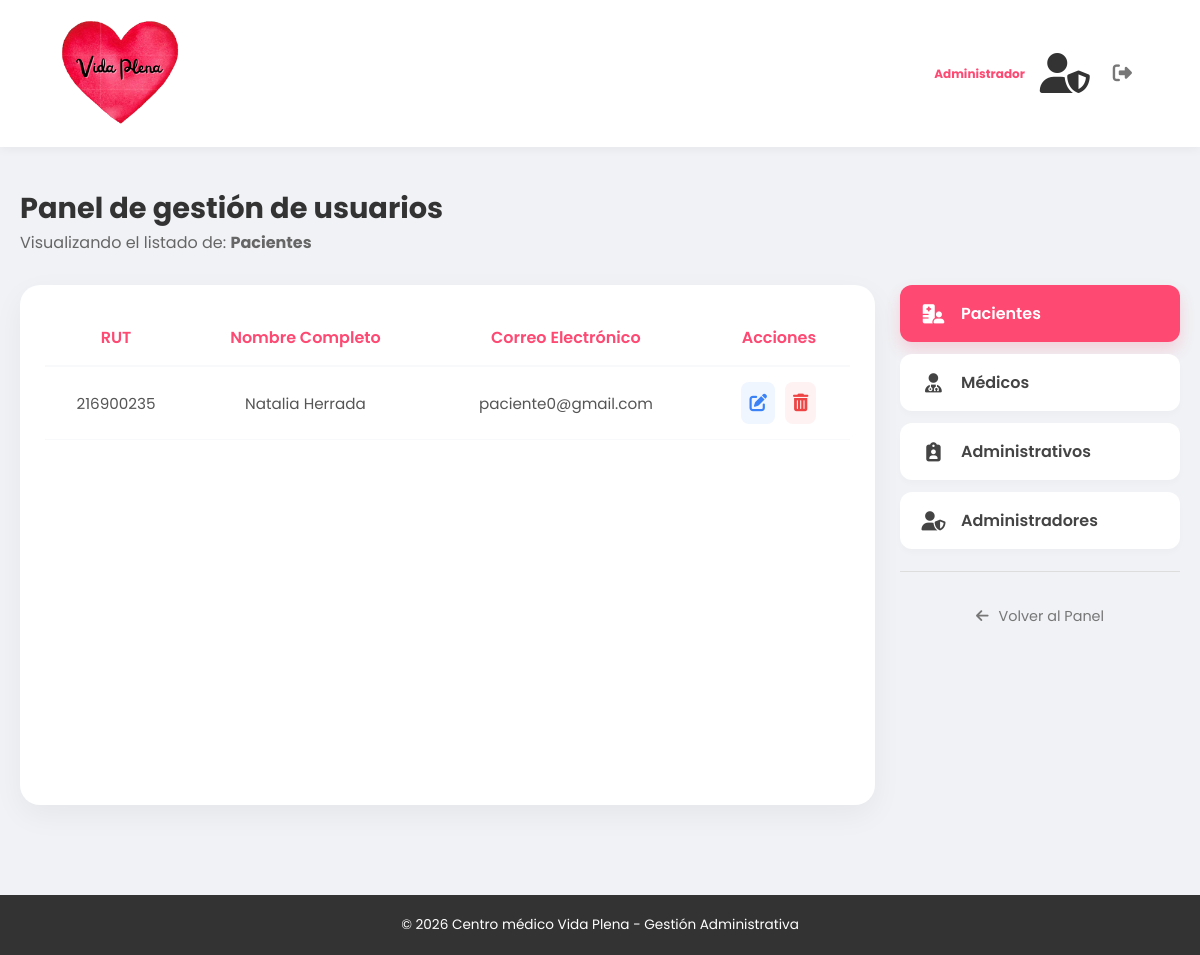
/gestion-usuarios/ (signed in), run on the app's committed database.
### core/models.py (models this page shows, shortened)
class Paciente(models.Model):
    genero = models.ForeignKey(Genero, on_delete=models.CASCADE, null=True, blank=True)
    rol = models.ForeignKey(Rol, on_delete=models.CASCADE, null=True, blank=True)
    correo_paciente = models.EmailField(unique=True)
    password_paciente = models.CharField(max_length=128)
    rut_paciente = models.CharField(max_length=9, unique=True)
    nombre_paciente = models.CharField(max_length=50)
    apellido_paciente = models.CharField(max_length=50)
    fecha_nacimiento_paciente = models.DateField()
    residencia_paciente = models.CharField(max_length=100)
    telefono_paciente = models.CharField(max_length=15)
    class Meta:
        verbose_name = "Paciente"
        verbose_name_plural = "Pacientes"

### core/views.py (the view)
# urls.py: path('gestion-usuarios/', ver_usuarios, name='ver_usuarios'),
def ver_usuarios(request):
    if not request.session.get('usuario_id') or request.session.get('rol_id') != 4:
        request.session.flush()
        return redirect('login')
    tipo = request.GET.get('tipo', 'pacientes')
    usuarios = []
    if tipo == 'pacientes':
        usuarios = Paciente.objects.all()
    elif tipo == 'medicos':
        usuarios = Medico.objects.select_related('especialidad').all()
    elif tipo == 'administrativos':
        usuarios = Administrativo.objects.all()
    elif tipo == 'administradores':
        usuarios = Administrador.objects.all()
    datos = {
        'usuarios': usuarios,
        'tipo': tipo,
    }
    return render(request, 'usuarios.html', datos)

### core/templates/usuarios.html (shortened to what this page needs)
{% load static %}
<!DOCTYPE html>
<html lang="es">
<head>
    <link rel="stylesheet" href="{% static 'panel-global.css' %}">
    <link rel="stylesheet" href="{% static 'usuarios.css' %}">
    <link rel="stylesheet" href="https://cdnjs.cloudflare.com/ajax/libs/font-awesome/6.4.0/css/all.min.css">
</head>
<body class="cuerpo-panel">
    <header class="nav-contenedor">
        <div class="logo">
            <img src="{% static 'icons/logo.png' %}" alt="logo">
        </div>
        <div class="usuario-contenedor">
            <div class="info-usuario">
                <p>Administrador</p>
            </div>
            <div class="avatar-usuario">
                <i class="fa-solid fa-user-shield"></i>
            </div>
            <a href="{% url 'logout' %}" class="btn-salir" title="Cerrar sesión">
                <i class="fa-solid fa-right-from-bracket"></i>
            </a>
        </div>
    </header>
    <main class="contenedor-panel">
        <section class="bienvenida">
            <h1>Panel de gestión de usuarios</h1>
            <p>Visualizando el listado de: <strong>{{ tipo|capfirst }}</strong></p>
        </section>
        <div class="layout-gestion">
            <div class="seccion-tabla">
                <table class="tabla-usuarios">
                    <thead>
                        <tr>
                            <th>RUT</th>
                            <th>Nombre Completo</th>
                            <th>Correo Electrónico</th>
                            <th>Acciones</th>
                        </tr>
                    </thead>
                    <tbody>
                        {% for u in usuarios %}
                        <tr>
                            <td>
                                {% if tipo == 'pacientes' %}{{ u.rut_paciente }}
                                {% elif tipo == 'medicos' %}{{ u.rut_medico }}
                                {% elif tipo == 'administrativos' %}{{ u.rut_administrativo }}
                                {% else %}{{ u.rut_administrador }}{% endif %}
                            </td>
                            <td>
                                {% if tipo == 'pacientes' %}{{ u.nombre_paciente }} {{ u.apellido_paciente }}
                                {% elif tipo == 'medicos' %}{{ u.nombre_medico }} {{ u.apellido_medico }}
                                {% elif tipo == 'administrativos' %}{{ u.nombre_administrativo }} {{ u.apellido_administrativo }}
                                {% else %}{{ u.nombre_administrador }} {{ u.apellido_administrador }}{% endif %}
                            </td>
                            <td>
                                {% if tipo == 'pacientes' %}{{ u.correo_paciente }}
                                {% elif tipo == 'medicos' %}{{ u.correo_medico }}
                                {% elif tipo == 'administrativos' %}{{ u.correo_administrativo }}
                                {% else %}{{ u.correo_administrador }}{% endif %}
                            </td>
                            <td>
                                <div class="contenedor-acciones">
                                    <button class="btn-accion editar" title="Editar"
                                        onclick="abrirModal(
                                            '{% if tipo == 'pacientes' %}{{ u.rut_paciente }}{% elif tipo == 'medicos' %}{{ u.rut_medico }}{% elif tipo == 'administrativos' %}{{ u.rut_administrativo }}{% else %}{{ u.rut_administrador }}{% endif %}',
                                            '{% if tipo == 'pacientes' %}{{ u.nombre_paciente }}{% elif tipo == 'medicos' %}{{ u.nombre_medico }}{% elif tipo == 'administrativos' %}{{ u.nombre_administrativo }}{% else %}{{ u.nombre_administrador }}{% endif %}',
                                            '{% if tipo == 'pacientes' %}{{ u.apellido_paciente }}{% elif tipo == 'medicos' %}{{ u.apellido_medico }}{% elif tipo == 'administrativos' %}{{ u.apellido_administrativo }}{% else %}{{ u.apellido_administrador }}{% endif %}',
                                            '{% if tipo == 'pacientes' %}{{ u.correo_paciente }}{% elif tipo == 'medicos' %}{{ u.correo_medico }}{% elif tipo == 'administrativos' %}{{ u.correo_administrativo }}{% else %}{{ u.correo_administrador }}{% endif %}'
                                        )">
                                        <i class="fa-solid fa-pen-to-square"></i>
                                    </button>
                                    {% if tipo == 'pacientes' %}
                                        <a href="{% url 'eliminar_usuario' tipo u.rut_paciente %}" class="btn-accion eliminar" onclick="return confirm('¿Eliminar paciente?');"><i class="fa-solid fa-trash-can"></i></a>
                                    {% elif tipo == 'medicos' %}
                                        <a href="{% url 'eliminar_usuario' tipo u.rut_medico %}" class="btn-accion eliminar" onclick="return confirm('¿Eliminar médico?');"><i class="fa-solid fa-trash-can"></i></a>
                                    {% elif tipo == 'administrativos' %}
                                        <a href="{% url 'eliminar_usuario' tipo u.rut_administrativo %}" class="btn-accion eliminar" onclick="return confirm('¿Eliminar administrativo?');"><i class="fa-solid fa-trash-can"></i></a>
                                    {% else %}
                                        <a href="{% url 'eliminar_usuario' tipo u.rut_administrador %}" class="btn-accion eliminar" onclick="return confirm('¿Eliminar administrador?');"><i class="fa-solid fa-trash-can"></i></a>
                                    {% endif %}
                                </div>
                            </td>
                        </tr>
                        {% empty %}
                        <tr>
                            <td colspan="{% if tipo == 'medicos' %}5{% else %}4{% endif %}" class="tabla-vacia">
                                No hay registros para esta categoría.
                            </td>
                        </tr>
                        {% endfor %}
                    </tbody>
                </table>
            </div>
            <aside class="menu-lateral">
                <a href="?tipo=pacientes" class="btn-categoria {% if tipo == 'pacientes' %}activo{% endif %}">
                    <i class="fa-solid fa-hospital-user"></i> Pacientes
                </a>
                <a href="?tipo=medicos" class="btn-categoria {% if tipo == 'medicos' %}activo{% endif %}">
                    <i class="fa-solid fa-user-md"></i> Médicos
                </a>
                <a href="?tipo=administrativos" class="btn-categoria {% if tipo == 'administrativos' %}activo{% endif %}">
                    <i class="fa-solid fa-clipboard-user"></i> Administrativos
                </a>
                <a href="?tipo=administradores" class="btn-categoria {% if tipo == 'administradores' %}activo{% endif %}">
                    <i class="fa-solid fa-user-shield"></i> Administradores
                </a>
                <hr class="separador">
                <a href="{% url 'administrador' %}" class="btn-volver">
                    <i class="fa-solid fa-arrow-left"></i> Volver al Panel
                </a>
            </aside>
        </div>
    </main>
    <footer class="footer-simple">
        <p>&copy; 2026 Centro médico Vida Plena - Gestión Administrativa</p>
    </footer>
</body>
</html>

### core/static/panel-global.css (style rules this page uses)
* { margin: 0; padding: 0; box-sizing: border-box; font-family: 'Poppins', sans-serif; }
.cuerpo-panel { background-color: #f0f2f5; min-height: 100vh; display: flex; flex-direction: column; }
.nav-contenedor { background-color: white; padding: 10px 5%; display: flex; justify-content: space-between; align-items: center; box-shadow: 0 2px 10px rgba(0,0,0,0.05); }
.logo img { width: 120px; }
.usuario-contenedor { display: flex; align-items: center; gap: 15px; }
.info-usuario { text-align: right; }
.info-usuario p { font-size: 0.75rem; color: #fe4973; font-weight: bold; }
.avatar-usuario i { font-size: 2.5rem; color: #333; }
.btn-salir { color: #777; font-size: 1.2rem; text-decoration: none; padding: 8px; transition: color 0.3s; }
.contenedor-panel { max-width: 1200px; margin: 40px auto; padding: 0 20px; flex: 1; }
.bienvenida h1 { color: #333; font-size: 1.8rem; }
.bienvenida p { color: #666; margin-bottom: 30px; }
.footer-simple { font-size: 0.85rem; background: #333; color: white; text-align: center; padding: 20px; margin-top: 50px; }

### core/static/usuarios.css (style rules this page uses)
.layout-gestion { display: flex; gap: 25px; margin-top: 20px; align-items: stretch; }
.seccion-tabla { flex: 1; background: white; padding: 25px; border-radius: 20px; box-shadow: 0 10px 30px rgba(0,0,0,0.05); min-height: 65vh; display: flex; flex-direction: column; }
.tabla-usuarios { width: 100%; border-collapse: collapse; table-layout: fixed; }
.tabla-usuarios th { text-align: center; padding: 15px; color: #fe4973; font-weight: 600; border-bottom: 2px solid #f8f9fa; }
.tabla-usuarios td { padding: 15px; border-bottom: 1px solid #f8f9fa; color: #555; font-size: 0.95rem; word-wrap: break-word; text-align: center; }
.tabla-usuarios th:nth-child(1) { width: 15%; }
.tabla-usuarios th:nth-child(2) { width: 25%; }
.tabla-usuarios th:nth-child(3) { width: 30%; }
.tabla-usuarios th:nth-child(4) { width: 15%; }
.tabla-usuarios th:nth-last-child(1) { width: 15%; }
.contenedor-acciones { display: flex; justify-content: center; gap: 10px; }
.btn-accion { border: none; background: none; padding: 8px; border-radius: 8px; cursor: pointer; transition: all 0.3s ease; font-size: 1.1rem; }
.btn-accion.editar { color: #3b82f6; background-color: #eff6ff; }
.btn-accion.eliminar { color: #ef4444; background-color: #fef2f2; }
.menu-lateral { width: 280px; display: flex; flex-direction: column; gap: 12px; }
.btn-categoria { display: flex; align-items: center; gap: 15px; padding: 15px 20px; background: white; color: #444; text-decoration: none; border-radius: 12px; font-weight: 600; transition: all 0.3s ease; border: 1px solid transparent; box-shadow: 0 4px 6px rgba(0,0,0,0.02); }
.btn-categoria i { font-size: 1.2rem; width: 25px; text-align: center; }
.btn-categoria.activo { background: #fe4973; color: white; box-shadow: 0 8px 15px rgba(254, 73, 115, 0.2); }
.separador { border: 0; border-top: 1px solid #ddd; margin: 10px 0; }
.btn-volver { display: flex; align-items: center; justify-content: center; gap: 10px; padding: 12px; color: #777; text-decoration: none; font-size: 0.9rem; }

### data on the page
Paciente: rut_paciente "216900235", nombre_paciente "Natalia", apellido_paciente "Herrada", correo_paciente "paciente0@gmail.com"

### other printed values
{{ tipo|capfirst }} "Pacientes"
